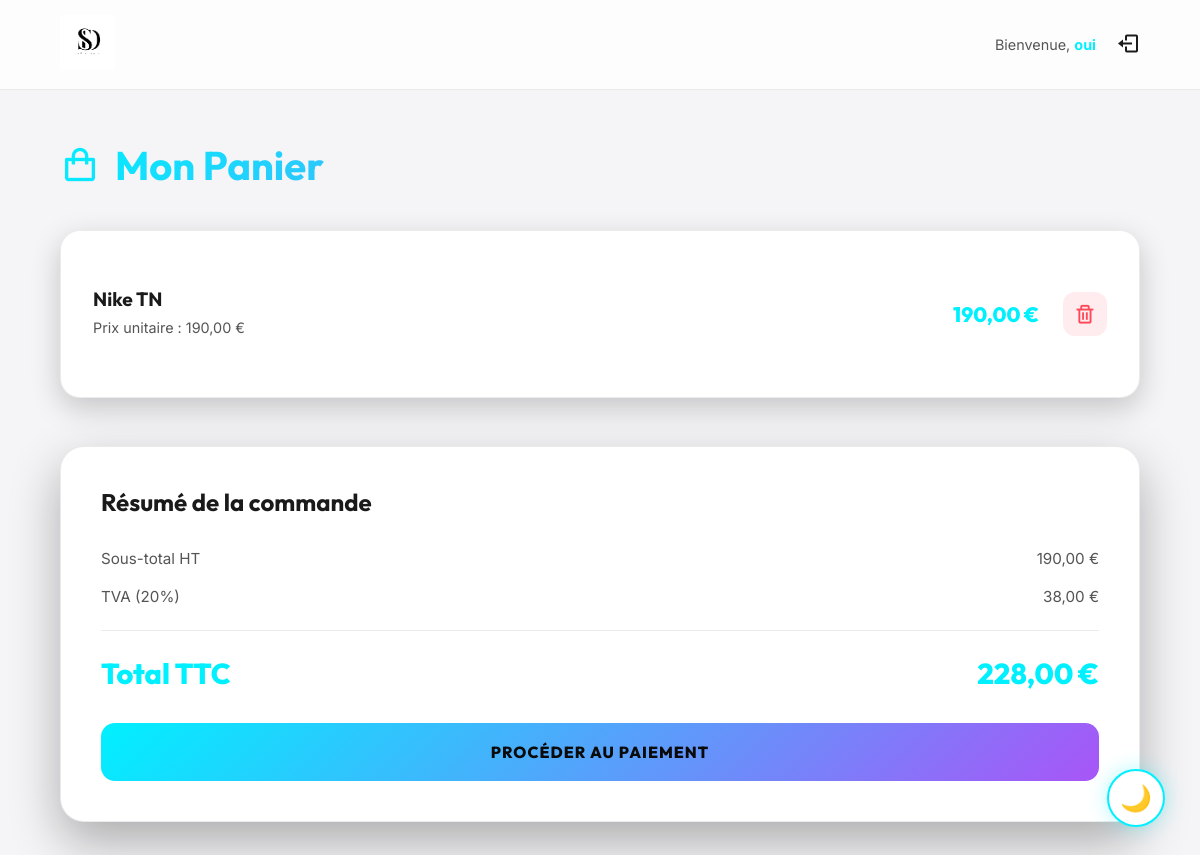
The app's page /panier.php (signed in) with its own data.
### tables this page shows
CREATE TABLE `order_items` (
  `order_id` int NOT NULL,
  `item_id` int NOT NULL,
  `product_id` int NOT NULL,
  `list_price` decimal(10,2) NOT NULL,
  `discount` decimal(4,2) NOT NULL DEFAULT '0.00',
  PRIMARY KEY (`order_id`,`item_id`),
  KEY `product_id` (`product_id`),
  CONSTRAINT `order_items_ibfk_1` FOREIGN KEY (`order_id`) REFERENCES `orders` (`order_id`) ON DELETE CASCADE ON UPDATE CASCADE,
  CONSTRAINT `order_items_ibfk_2` FOREIGN KEY (`product_id`) REFERENCES `products` (`product_id`) ON DELETE CASCADE ON UPDATE CASCADE
);

CREATE TABLE `products` (
  `product_id` int NOT NULL AUTO_INCREMENT,
  `product_name` varchar(255) NOT NULL,
  `brand_name` varchar(255) DEFAULT NULL,
  `list_price` decimal(10,2) NOT NULL,
  PRIMARY KEY (`product_id`)
);

### panier.php (the view, shortened to what this page needs)
<?php
$customer_id = $_SESSION['customer_id'];
function getDBConnection() {
    $host = 'localhost';
    $dbname = 'ecommerce';
    $username = 'root';
    $password = '';
    try {
        $pdo = new PDO("mysql:host=$host;dbname=$dbname;charset=utf8", $username, $password);
        $pdo->setAttribute(PDO::ATTR_ERRMODE, PDO::ERRMODE_EXCEPTION);
        return $pdo;
    } catch(PDOException $e) {
        die("Erreur de connexion : " . $e->getMessage());
    }
}
function getActiveCart($customer_id) {
    $pdo = getDBConnection();
    $stmt = $pdo->prepare("SELECT order_id FROM orders
                          WHERE customer_id = :customer_id AND order_status = 0
                          ORDER BY order_date DESC LIMIT 1");
    $stmt->execute(['customer_id' => $customer_id]);
    $result = $stmt->fetch(PDO::FETCH_ASSOC);
    return $result ? $result['order_id'] : null;
}
function getCartItems($customer_id) {
    $pdo = getDBConnection();
    $order_id = getActiveCart($customer_id);
    $stmt = $pdo->prepare("SELECT oi.order_id, oi.item_id, oi.product_id, oi.list_price, oi.discount,
                          p.product_name, p.brand_name,
                          (oi.list_price * (1 - oi.discount)) as final_price
                          FROM order_items oi
                          JOIN products p ON oi.product_id = p.product_id
                          WHERE oi.order_id = :order_id
                          ORDER BY oi.item_id");
    $stmt->execute(['order_id' => $order_id]);
    return $stmt->fetchAll(PDO::FETCH_ASSOC);
}
function getCartTotal($customer_id) {
    $pdo = getDBConnection();
    $order_id = getActiveCart($customer_id);
    $stmt = $pdo->prepare("SELECT SUM(list_price * (1 - discount)) as total
                          FROM order_items WHERE order_id = :order_id");
    $stmt->execute(['order_id' => $order_id]);
    $result = $stmt->fetch(PDO::FETCH_ASSOC);
    return $result['total'] ?? 0;
}
$produits = getCartItems($customer_id);
$totalHT = getCartTotal($customer_id);
?>
<!DOCTYPE html>
<html lang="fr">
<head>
    <link href='https://unpkg.com/boxicons@2.1.4/css/boxicons.min.css' rel='stylesheet'>
</head>
<body>
    <button id="theme-toggle" class="theme-toggle" aria-label="Changer le thème"></button>
    <header>
        <a href="index.php" class="logo"><img src="./images/logo_sd.png" alt="S&D"></a>
        <div class="user-info">
            <span>Bienvenue, <strong><?php echo htmlspecialchars($_SESSION['first_name'] ?? 'Utilisateur'); ?></strong></span>
            <a href="logout.php" title="Déconnexion"><i class='bx bx-log-out' style="font-size: 1.5rem; color: var(--text-primary);"></i></a>
        </div>
    </header>
    <section class="cart-section">
        <h1 class="cart-title"><i class='bx bx-shopping-bag'></i> Mon Panier</h1>
        <div class="cart-wrapper">
            <div class="cart-items">
                <?php if (empty($produits)): ?>
                    <div style="text-align:center; padding: 20px;">
                        <p>Votre panier est encore vide.</p>
                        <a href="index.php" style="color: var(--accent);">Continuer mes achats</a>
                    </div>
                <?php else: ?>
                    <?php foreach ($produits as $item): ?>
                        <div class="cart-item">
                            <div class="item-details">
                                <div class="item-name"><?php echo htmlspecialchars($item['brand_name'] . ' ' . $item['product_name']); ?></div>
                                <div class="item-brand">
                                    Prix unitaire : <?php echo number_format($item['list_price'], 2, ',', ' '); ?> €
                                </div>
                            </div>
                            <div class="item-price"><?php echo number_format($item['final_price'], 2, ',', ' '); ?> €</div>
                            <form method="POST" action="remove_from_cart.php">
                                <button type="submit" class="remove-btn" title="Retirer du panier"><i class='bx bx-trash'></i></button>
                            </form>
                        </div>
                    <?php endforeach; ?>
                <?php endif; ?>
            </div>
            <div class="summary">
                <h3>Résumé de la commande</h3>
                <div class="summary-row">
                    <span>Sous-total HT</span>
                    <span><?php echo number_format($totalHT, 2, ',', ' '); ?> €</span>
                </div>
                <div class="summary-row">
                    <span>TVA (20%)</span>
                    <span><?php echo number_format($totalHT * 0.2, 2, ',', ' '); ?> €</span>
                </div>
                <div class="summary-row total">
                    <span>Total TTC</span>
                    <span><?php echo number_format($totalHT * 1.2, 2, ',', ' '); ?> €</span>
                </div>
                <?php if (!empty($produits)): ?>
                    <a href="paiement.php" class="btn-checkout">Procéder au paiement</a>
                <?php endif; ?>
            </div>
        </div>
    </section>
</body>
</html>

### records on screen
order_items: product.product_name "Nike TN", list_price "190,00", final_price "190,00"

### other values on screen
$_SESSION['first_name'] "oui"
$totalHT "190,00"
$totalHT * 0.2 "38,00"
$totalHT * 1.2 "228,00"
